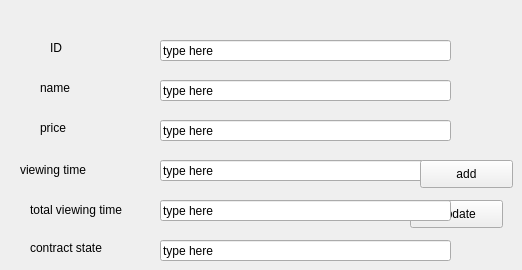
      <widget class="QWidget" name="tab_4">
       <attribute name="title">
        <string>Update</string>
       </attribute>
       <widget class="QPushButton" name="update">
        <property name="geometry">
         <rect>
          <x>410</x>
          <y>200</y>
          <width>93</width>
          <height>28</height>
         </rect>
        </property>
        <property name="text">
         <string>Update</string>
        </property>
       </widget>
       <widget class="QLineEdit" name="etatcontrat_lineEdit_2">
        <property name="geometry">
         <rect>
          <x>160</x>
          <y>240</y>
          <width>291</width>
          <height>21</height>
         </rect>
        </property>
        <property name="text">
         <string>type here</string>
        </property>
       </widget>
       <widget class="QLabel" name="label_33">
        <property name="geometry">
         <rect>
          <x>20</x>
          <y>160</y>
          <width>111</width>
          <height>20</height>
         </rect>
        </property>
        <property name="text">
         <string>viewing time</string>
        </property>
       </widget>
       <widget class="QLabel" name="label_39">
        <property name="geometry">
         <rect>
          <x>30</x>
          <y>200</y>
          <width>101</width>
          <height>20</height>
         </rect>
        </property>
        <property name="text">
         <string>total viewing time</string>
        </property>
       </widget>
       <widget class="QLabel" name="label_36">
        <property name="geometry">
         <rect>
          <x>50</x>
          <y>40</y>
          <width>56</width>
          <height>16</height>
         </rect>
        </property>
        <property name="text">
         <string>ID</string>
        </property>
       </widget>
       <widget class="QLineEdit" name="montant_lineEdit_2">
        <property name="geometry">
         <rect>
          <x>160</x>
          <y>120</y>
          <width>291</width>
          <height>21</height>
         </rect>
        </property>
        <property name="text">
         <string>type here</string>
        </property>
       </widget>
       <widget class="QLabel" name="label_40">
        <property name="geometry">
         <rect>
          <x>30</x>
          <y>240</y>
          <width>91</width>
          <height>16</height>
         </rect>
        </property>
        <property name="text">
         <string>contract state</string>
        </property>
       </widget>
       <widget class="QLabel" name="label_41">
        <property name="geometry">
         <rect>
          <x>40</x>
          <y>80</y>
          <width>56</width>
          <height>16</height>
         </rect>
        </property>
        <property name="text">
         <string>name</string>
        </property>
       </widget>
       <widget class="QLineEdit" name="tempsaffichage_lineEdit_2">
        <property name="geometry">
         <rect>
          <x>160</x>
          <y>160</y>
          <width>291</width>
          <height>21</height>
         </rect>
        </property>
        <property name="text">
         <string>type here</string>
        </property>
       </widget>
       <widget class="QLineEdit" name="name_lineEdit_2">
        <property name="geometry">
         <rect>
          <x>160</x>
          <y>80</y>
          <width>291</width>
          <height>21</height>
         </rect>
        </property>
        <property name="text">
         <string>type here</string>
        </property>
       </widget>
       <widget class="QLabel" name="label_42">
        <property name="geometry">
         <rect>
          <x>40</x>
          <y>120</y>
          <width>56</width>
          <height>16</height>
         </rect>
        </property>
        <property name="text">
         <string>price</string>
        </property>
       </widget>
       <widget class="QLineEdit" name="nb_totalaffichage_lineEdit_2">
        <property name="geometry">
         <rect>
          <x>160</x>
          <y>200</y>
          <width>291</width>
          <height>21</height>
         </rect>
        </property>
        <property name="text">
         <string>type here</string>
        </property>
       </widget>
       <widget class="QLineEdit" name="id_lineEdit_2">
        <property name="geometry">
         <rect>
          <x>160</x>
          <y>40</y>
          <width>291</width>
          <height>21</height>
         </rect>
        </property>
        <property name="styleSheet">
         <string notr="true"/>
        </property>
        <property name="text">
         <string>type here</string>
        </property>
       </widget>
       <widget class="QPushButton" name="ajouter_2">
        <property name="geometry">
         <rect>
          <x>420</x>
          <y>160</y>
          <width>93</width>
          <height>28</height>
         </rect>
        </property>
        <property name="text">
         <string>add</string>
        </property>
       </widget>
      </widget>
